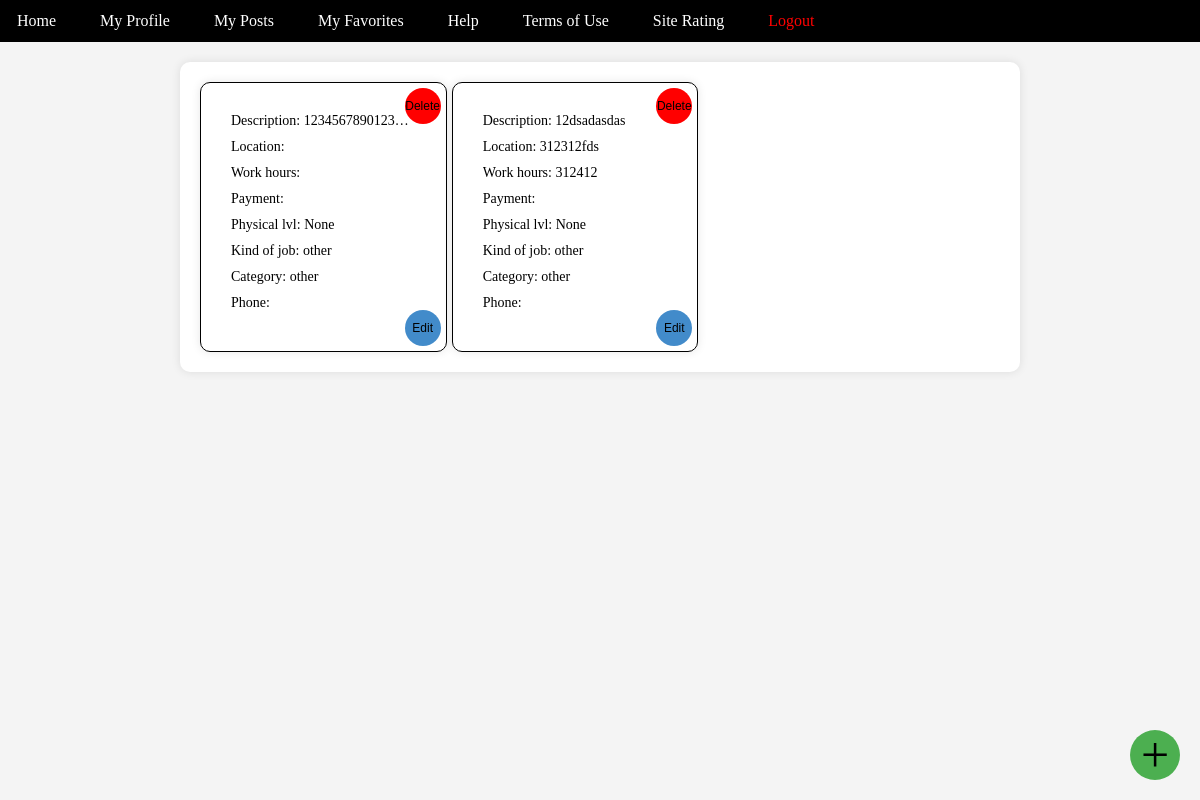
Before: /myposts/ (signed in) with the older database file.
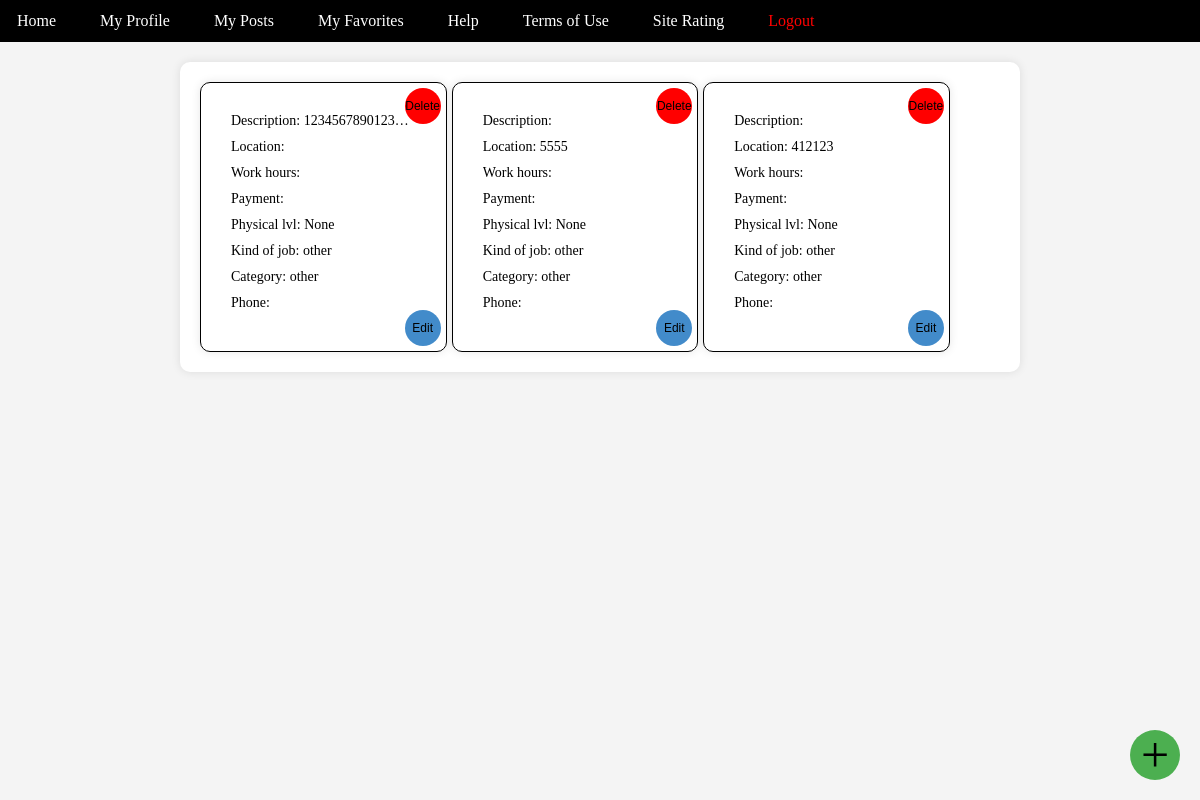
After: the same page with the newer database file.
### posts/models.py (models this page shows)
class Post(models.Model):
    description = models.TextField(null=True, blank=True)
    location = models.TextField(null=True, blank=True)
    payment = models.TextField(null=True, blank=True)
    work_hours = models.TextField(null=True, blank=True)
    phys_lvl = models.IntegerField(null=True, blank=True)
    kind_of_job = models.TextField(null=True, blank=True)
    category = models.TextField(null=True, blank=True)
    phone = models.TextField(null=True, blank=True)

### project/views.py (the view)
# urls.py: path('myposts/', views.myposts, name="myposts"),
def myposts(request):
    global_user_id = request.session.get('global_user_id')
    if global_user_id:
        user = User.objects.get(id=global_user_id)
        my_post_ids = user.my_posts  # List of post IDs belonging to the user
        filtered_posts = Post.objects.filter(id__in=my_post_ids)
        my_posts_count = len(filtered_posts)
        context = {'posts': filtered_posts, 'open_posts_count': my_posts_count}
        return render(request, 'posts.html', context)
    else:
        return JsonResponse({'error': 'User not logged in'}, status=401)

### templates/posts.html (shortened to what this page needs)
<!DOCTYPE html>
<html lang="en">
<head>
</head>
<body>
{% extends 'toolbar.html' %}
{% block content %}
<div class="posts-container">
  <div class="posts">
    {% for post in posts %}
      <div class="post" data-description="{{ post.description }}" data-location="{{ post.location }}" data-work_hours="{{ post.work_hours }}" data-phys_lvl="{{ post.phys_lvl }}" data-kind_of_job="{{ post.kind_of_job }}" data-category="{{ post.category }}" data-phone="{{ post.phone }}">
          <div class="post-content">
              <div class="post-info">Description: {{ post.description }}</div>
              <div class="post-info">Location: {{ post.location }}</div>
              <div class="post-info">Work hours: {{ post.work_hours }}</div>
              <div class="post-info">Payment: {{ post.payment }}</div>
              <div class="post-info">Physical lvl: {{ post.phys_lvl }}</div>
              <div class="post-info">Kind of job: {{ post.kind_of_job }}</div>
              <div class="post-info">Category: {{ post.category }}</div>
              <div class="post-info">Phone: {{ post.phone }}</div>
              <button class="remove-button" onclick="removePost(event)" data-post-id="{{ post.id }}">Delete</button>
              <button class="edit-button" onclick="editPost(event)" data-post-id="{{ post.id }}">Edit</button>
          </div>
      </div>
    {% endfor %}
  </div>
</div>
<h href="{% url 'create_post' %}" class="create-post-button" onclick="checkOpenPosts()">+</h>
</body>
</html>
{% endblock %}

Changed rows visible on the page:
removed Post: description "12dsadasdas", location "312312fds", work_hours "312412", phys_lvl "None", kind_of_job "other", category "other"
added Post: location "5555", phys_lvl "None", kind_of_job "other", category "other"
added Post: location "412123", phys_lvl "None", kind_of_job "other", category "other"
